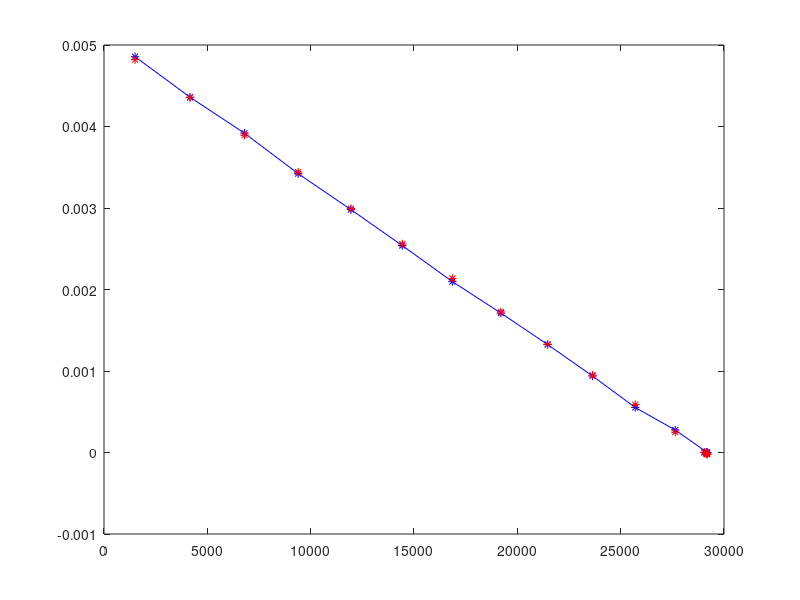
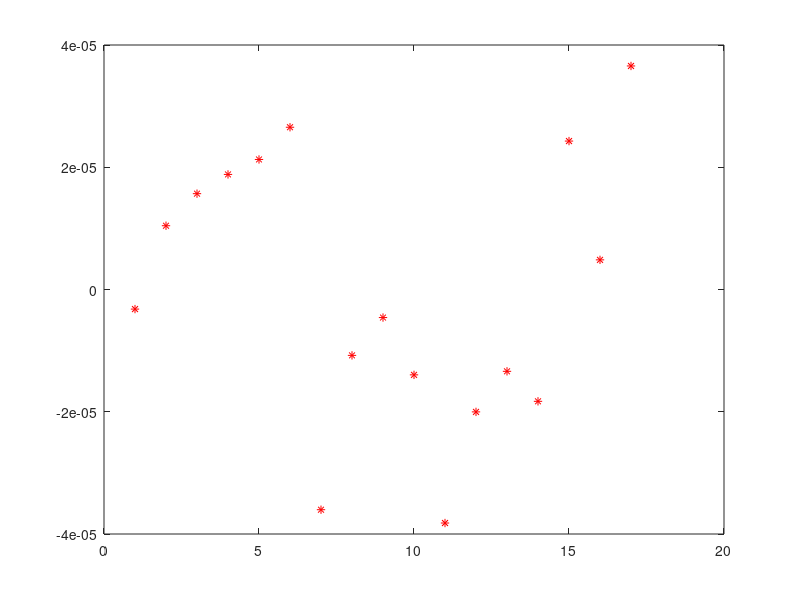

MATLAB code to generate these figures, in order: (Note: this script raises an error after producing the figures.)
%%%%%%%%%%%%%%%%%%%%%%%%%%%%%%%%%%%%%%%%%%%%%%%%%%%%%%%%%%%%%%%%%%%%%%%%%%%%%%%%%%%%%%%%%%%%
% procedura di calibrazione degli specchi:                                                 %
% montare lo specchio con frontalmente un raggio laser che punti il piu' lontano           %
% possibile per misurare la corsa fatta dallo specchio mentre lo si pilota                 %
% l'angolo che si misura e' l'atan del rapporto tra movimento sul muro e distanza dal muro %
%%%%%%%%%%%%%%%%%%%%%%%%%%%%%%%%%%%%%%%%%%%%%%%%%%%%%%%%%%%%%%%%%%%%%%%%%%%%%%%%%%%%%%%%%%%%

%%%%%%%%%%%%%%%%%%%%%%%%%%%%%%%%%%%%%%%%%%%%%%%%%%%%%%%%%%%%%%%%%%%%%%%%%%%%%%%%%%%%%%%%%%%%%%%%%%%%%%%%%%%%%%%%%%%%%%%%%%%%%%%%%%
% step 1: questo step in realta' non serve tutte le volte, e' solo per verificare il range massimo in tensione della scheda HVC  %
%         che si sta utilizzando                                                                                                 %
%%%%%%%%%%%%%%%%%%%%%%%%%%%%%%%%%%%%%%%%%%%%%%%%%%%%%%%%%%%%%%%%%%%%%%%%%%%%%%%%%%%%%%%%%%%%%%%%%%%%%%%%%%%%%%%%%%%%%%%%%%%%%%%%%%

% relaisOn;
% 
% aoWrite('hvc_TT0_step_ptr_preshaper_cmd',round(sys_data.pres_buff_size/sys_data.cmdPreshTime/sys_data.cntFreq)*ones(sys_data.nAct,1),0:sys_data.nAct-1,1,sys_data.mirrorActMap);
% aoWrite('hvc_TT0_step_ptr_preshaper_curr',round(sys_data.pres_buff_size/sys_data.ffPreshTime/sys_data.cntFreq)*ones(sys_data.nAct,1),0:sys_data.nAct-1,1,sys_data.mirrorActMap);
% 
% aoWrite('hvc_TT0_sat_DAC_value', [65535 65535 65535 0],0:(sys_data.nAct-1));
% aoWrite('hvc_TT0_nsat_DAC_value',[    0     0     0 0],0:(sys_data.nAct-1));
% aoWrite('hvc_TT0_DAC_N2A_gain',  [    1     1     1 0],0:(sys_data.nAct-1));
% aoWrite('hvc_TT0_DAC_A2bit_gain',[    1     1     1 0],0:(sys_data.nAct-1));
% aoWrite('hvc_TT0_DAC_bit_offset',[    0     0     0 0],0:(sys_data.nAct-1));
% 
% dac_seq=[0:1024:57344 65535];
% for i=dac_seq(:)'
%    aoWrite('hvc_TT0_bias_current',i*ones(sys_data.nAct,1),0:sys_data.nAct-1);
%    pause(.5);
%    a=aoRead('hvc_DAC_value',0);
%    fprintf('ch #0: 0x%04x - ch #1: 0x%04x - ch #2: 0x%04x\n',bitand(a(1),65535),bitand(a(1)/65536,65535),bitand(a(2),65535));
%    pause;
% end
% 
% mirrorRip;
% 
% % acquisizione del canale #0 della scheda HVC SN #006
% vol_out=[89.8*ones(1,9) 86.2 82.6 78.9 75.2 71.4 67.7 63.9 60.2 56.4 52.7 48.9 45.1 41.4 37.6 33.8 30.1 26.4 22.6 18.8 15.1 11.3 7.53 3.76 0 -3.77 -7.55 -10.08*ones(1,23)];
% figure(1);
% plot(dac_seq,vol_out);
% figure(2);
% plot(dac_seq(1:end-1),diff(vol_out));

%%%%%%%%%%%%%%%%%%%%%%%%%%%%%%%%%%%%%%%%%%%%%%%%%%%%%%%%%%%%%%%%%%%%%%%%%%%%%%%%%%%%%%%%%%%%%%%%%%%%%%%%%%%%%%%%%%%%%%%%%%%%%%%%%%
% step 2: set dei guadagni del canale common che sono fissi e dipendono dall'HW                                                  %
%%%%%%%%%%%%%%%%%%%%%%%%%%%%%%%%%%%%%%%%%%%%%%%%%%%%%%%%%%%%%%%%%%%%%%%%%%%%%%%%%%%%%%%%%%%%%%%%%%%%%%%%%%%%%%%%%%%%%%%%%%%%%%%%%%

sys_data.DACV2BitGain_c  = -32768/120.51;             % questo e' un guadagno Volt2bit per il canale common ed e' calcolato dall'HW pero' il match con il misurato e' perfetto! (vedi step 1)
sys_data.DACBitOffset_c  = 32768;                     % 32768 bias in bit del canale common
sys_data.DAC_SatVal_c    = 90;                        % questa e' la tensione massima alla quale arriva il driver di tensione con gli alimentatori che abbiamo, anche se lo specchio accetterebbe di arrivare a +100V
sys_data.DAC_nSatVal_c   = 0;                         % si potrebbe arrivare a -10 ma lo specchio non e' molto contento quindi meglio lasciare 0

%%%%%%%%%%%%%%%%%%%%%%%%%%%%%%%%%%%%%%%%%%%%%%%%%%%%%%%%%%%%%%%%%%%%%%%%%%%%%%%%%%%%%%%%%%%%%%%%%%%%%%%%%%%%%%%%%%%%%%%%%%%%%%%%%%
% step 3: per una serie di valori di DAC misurare il movimento effettivo dello specchio sul muro e il corrispettivo strain gauge %
%%%%%%%%%%%%%%%%%%%%%%%%%%%%%%%%%%%%%%%%%%%%%%%%%%%%%%%%%%%%%%%%%%%%%%%%%%%%%%%%%%%%%%%%%%%%%%%%%%%%%%%%%%%%%%%%%%%%%%%%%%%%%%%%%%

% aoBufferArray(1).bufferName='buff_1';	                    % name of buffer, is not mandatory, just useful
% aoBufferArray(1).triggerPointer=0;		                    % pointer of trigger
% aoBufferArray(1).triggerDataType=3;		                    % trigger data type 1='single' 2='int32' 3='uint32'
% aoBufferArray(1).triggerDsp=0;			                    % number of DSP 0 or 1
% aoBufferArray(1).triggerMask=4294967295;                   % trigger mask (these bits are checked) normaly should be 0xFFFFFFFF
% aoBufferArray(1).triggerValue=0;                           % trigger value
% aoBufferArray(1).triggerCompare=0;		                    % trigger compare type: 0: none 1: "value<*pointer" 2: "value>*pointer" 3: "value=*pointer"
% aoBufferArray(1).dspPointer=aoGetAddress('hvc_TT1_distance'); % pointer of read/write element
% aoBufferArray(1).nrItem=2;	                                % size of single read/write operation normally=1
% aoBufferArray(1).dataType=1;				                    % data type 1='single' 2='int32' 3='uint32'
% aoBufferArray(1).dsp=0;					                    	  % which DSP 0 or 1
% aoBufferArray(1).len=16384;		                          % length of buffer
% aoBufferArray(1).decFactor=0;                              % decimation factor
% aoBufferArray(1).sdramPointerValue=0;	                    % pointer where to/from store/read data
% aoBufferArray(1).direction=0;				                    % direction 0=read data 1=write data
% aoBufferArray(1).circular=0;				                    % 0=linear 1=circular
% aoBufferArray(1).bufferNumber=1;			                    % which buffer number 1 to 6 for each board
% aoBufferArray(1).firstDsp=sys_data.hvc_board;              % first DSP where to write setup
% aoBufferArray(1).lastDsp=sys_data.hvc_board;               % last DSP where to write setup
% 
% relaisOn;
% 
% aoWrite('hvc_TT1_step_ptr_preshaper_cmd',round(sys_data.pres_buff_size/sys_data.cmdPreshTime/sys_data.cntFreq)*ones(sys_data.nAct,1),0:sys_data.nAct-1,1,sys_data.mirrorActMap);
% aoWrite('hvc_TT1_step_ptr_preshaper_curr',round(sys_data.pres_buff_size/sys_data.ffPreshTime/sys_data.cntFreq)*ones(sys_data.nAct,1),0:sys_data.nAct-1,1,sys_data.mirrorActMap);
% 
% aoWrite('hvc_TT1_sat_DAC_value', [65535 65535 sys_data.DAC_SatVal_c   0],0:(sys_data.nAct-1));
% aoWrite('hvc_TT1_nsat_DAC_value',[    0     0 sys_data.DAC_nSatVal_c  0],0:(sys_data.nAct-1));
% aoWrite('hvc_TT1_DAC_N2A_gain',  [    1     1 sys_data.DACN2AGain     0],0:(sys_data.nAct-1));
% aoWrite('hvc_TT1_DAC_A2bit_gain',[   -1    -1 sys_data.DACV2BitGain_c 0],0:(sys_data.nAct-1));
% aoWrite('hvc_TT1_DAC_bit_offset',[32768 32768 sys_data.DACBitOffset_c 0],0:(sys_data.nAct-1));
% aoWrite('hvc_TT1_dist_A_coeff',  [    1     1 0                       0],0:(sys_data.nAct-1));
% aoWrite('hvc_TT1_dist_B_coeff',  [    0     0 0                       0],0:(sys_data.nAct-1));
% 
% dac_seq=[32768:-2048:0]; % piu' su non vado perche' sono le tensioni negative
% x_pos=[];
% y_pos=[];
% for i=dac_seq(:)'
%    aoWrite('hvc_TT1_bias_current',[i 12288 84 0],0:sys_data.nAct-1); % metto il secondo asse a mid range (12288) - sul canale common metto una tensione di 84V che e' il massimo che riesco a dare senza andare a saturazione dell'amplificatore di alta tensione
% %    aoWrite('hvc_TT1_bias_current',[12288 i 84 0],0:sys_data.nAct-1); % metto il primo asse a mid range (12288) - sul canale common metto una tensione di 84V che e' il massimo che riesco a dare senza andare a saturazione dell'amplificatore di alta tensione
%    pause(.5);
%    aoBufferWriteSetup(aoBufferArray(1));
%    aoBufferStart(1,sys_data.hvc_board);
%    aoBufferWaitStop(1,sys_data.hvc_board);
%    xy_pos=aoBufferReadData(aoBufferArray(1));
%    xy_pos=reshape(xy_pos,2,aoBufferArray(1).len);
%    x_pos=[x_pos mean(xy_pos(1,:))];
%    y_pos=[y_pos mean(xy_pos(2,:))];
%    fprintf('mean x: %5.0f - mean y: %5.0f\n',mean(xy_pos(1,:)),mean(xy_pos(2,:)));
%    a=aoRead('hvc_DAC_value',0);
%    fprintf('ch #0: 0x%04x - ch #1: 0x%04x - ch #2: 0x%04x\n',bitand(a(1),65535),bitand(a(1)/65536,65535),bitand(a(2),65535));
%    pause(1);
% %    plot(xy_pos');
% end
% 
% mirrorRip;
% break;

% %------------------------------------------------------%
% % acquisizione dello specchio ARGOS SN #001            %
% %------------------------------------------------------%
% % movimento su asse x 
% x0_pos=[23323 23351 23363 23371 23376 23382 23385 23388 23391 22987 22397 21773 21123 20452 19760 19047 18318 17576 16821 16054 15275 14492 13696 12895 12086 11274 10448 9625 8795 7959 7116 6273 5423];
% x0_real_pos=[0 0 0 0 0 0 0 0 0 13 33 53 74 96 119 142 166 191 216 242 266 293 320 347 374 401 428 454 482 510 537 566 596];
% y0_pos=[14570 14570 14570 14570 14570 14569 14570 14569 14569 14579 14592 14605 14619 14634 14649 14665 14681 14698 14715 14732 14750 14768 14787 14806 14826 14846 14865 14886 14906 14927 14948 14969 14990];
% y0_real_pos=zeros(1,33);
% x0_real_pos=atan(x0_real_pos/9060)/2;
% x_poly=polyfit(x0_pos,x0_real_pos,1);
% figure(1);
% hold off;
% plot(x0_pos,x0_real_pos,'-*b');
% hold on;
% plot(x0_pos,polyval(x_poly,x0_pos),'*r');
% figure(2);
% plot(x0_real_pos-polyval(x_poly,x0_pos),'*r');
% % movimento su asse y
% x1_pos=[13495 13496 13496 13496 13496 13495 13495 13495 13494 13502 13514 13528 13542 13556 13571 13587 13604 13620 13638 13656 13675 13694 13714 13735 13754 13777 13798 13820 13842 13864 13885 13908 13930];
% x1_real_pos=zeros(1,33);
% y1_pos=[23788 23836 23853 23864 23872 23878 23883 23888 23891 23572 23071 22531 21953 21332 20675 19980 19256 18509 17744 16969 16186 15382 14560 13719 12856 11971 11066 10150 9227 8288 7344 6397 5445];
% y1_real_pos=589-[589 589 589 589 589 589 589 589 589 578 562 546 527 508 487 466 440 418 393 368 343 318 294 264 236 208 180 151 121 91 61 30 0];
% y1_real_pos=atan(y1_real_pos/9060)/2;
% y_poly=polyfit(y1_pos,y1_real_pos,1);
% figure(1);
% hold off;
% plot(y1_pos,y1_real_pos,'-*b');
% hold on;
% plot(y1_pos,polyval(y_poly,y1_pos),'*r');
% figure(2);
% plot(y1_real_pos-polyval(y_poly,y1_pos),'*r');
%------------------------------------------------------%
% acquisizione dello specchio MAGELLAN PI330.4SL       %
%------------------------------------------------------%
% movimento su asse x 
x0_pos=[29810 29900 29936 29958 29975 28282 26263 24122 21877 19553 17152 14684 12150 9554 6912 4219 1486];
x0_real_pos=90-[90 90 90 90 90 85 78 72 65 57 50 41 34 25 17 9 0];
y0_pos=[14347 14358 14361 14363 14365 14370 14375 14379 14383 14387 14391 14394 14396 14398 14400 14402 14404];
y0_real_pos=zeros(1,13);
x0_real_pos=atan(x0_real_pos/9060)/2;
x_poly=polyfit(x0_pos,x0_real_pos,1);
figure(1);
hold off;
plot(x0_pos,x0_real_pos,'-*b');
hold on;
plot(x0_pos,polyval(x_poly,x0_pos),'*r');
figure(2);
plot(x0_real_pos-polyval(x_poly,x0_pos),'*r');
% movimento su asse y
x1_pos=[14428 14435 14437 14439 14441 14438 14435 14433 14429 14426 14426 14422 14421 14420 14418 14419 14419];
x1_real_pos=zeros(1,13);
y1_pos=[29049 29127 29157 29175 29189 27641 25705 23640 21466 19203 16855 14434 11947 9394 6797 4161 1502];
y1_real_pos=[0 0 0 0 0 5 10 17 24 31 38 46 54 62 71 79 88];
y1_real_pos=atan(y1_real_pos/9060)/2;
y_poly=polyfit(y1_pos,y1_real_pos,1);
figure(1);
hold off;
plot(y1_pos,y1_real_pos,'-*b');
hold on;
plot(y1_pos,polyval(y_poly,y1_pos),'*r');
figure(2);
plot(y1_real_pos-polyval(y_poly,y1_pos),'*r');

%%%%%%%%%%%%%%%%%%%%%%%%%%%%%%%%%%%%%%%%%%%%%%%%%%%%%%%%%%%%%%%%%%%%%%%%%%%%%%%%%%%%%%%%%%%%%%%%%%%%%%%%%%%%%%%%%%%%%%%%%%%%%%%%%%
% step 4: calcolo dei guadagni dell'ADC                                                                                          %
%%%%%%%%%%%%%%%%%%%%%%%%%%%%%%%%%%%%%%%%%%%%%%%%%%%%%%%%%%%%%%%%%%%%%%%%%%%%%%%%%%%%%%%%%%%%%%%%%%%%%%%%%%%%%%%%%%%%%%%%%%%%%%%%%%

sys_data.ADCbit2rad_x    = -x_poly(1);                % questo guadagno viene fuori dal fitting lineare acquisito allo step #2 (muro + strain gauge)
sys_data.ADCbit2rad_y    = -y_poly(1);                % questo guadagno viene fuori dal fitting lineare acquisito allo step #2 (muro + strain gauge)
sys_data.ADCradOffset_x  = (max(x0_real_pos)+min(x0_real_pos))/2-x_poly(2); % la posizione centrale e' presa come la meta' dell'escursione massima
sys_data.ADCradOffset_y  = (max(y1_real_pos)+min(y1_real_pos))/2-y_poly(2); % la posizione centrale e' presa come la meta' dell'escursione massima

%%%%%%%%%%%%%%%%%%%%%%%%%%%%%%%%%%%%%%%%%%%%%%%%%%%%%%%%%%%%%%%%%%%%%%%%%%%%%%%%%%%%%%%%%%%%%%%%%%%%%%%%%%%%%%%%%%%%%%%%%%%%%%%%%%
% step 5: verifica del centro e del guadagno del coefficiente ADC to rad con loop chiuso                                         %
%%%%%%%%%%%%%%%%%%%%%%%%%%%%%%%%%%%%%%%%%%%%%%%%%%%%%%%%%%%%%%%%%%%%%%%%%%%%%%%%%%%%%%%%%%%%%%%%%%%%%%%%%%%%%%%%%%%%%%%%%%%%%%%%%%

% aoBufferArray(1).bufferName='buff_1';	                   % name of buffer, is not mandatory, just useful
% aoBufferArray(1).triggerPointer=0;		                   % pointer of trigger
% aoBufferArray(1).triggerDataType=3;		                   % trigger data type 1='single' 2='int32' 3='uint32'
% aoBufferArray(1).triggerDsp=0;			                      % number of DSP 0 or 1
% aoBufferArray(1).triggerMask=4294967295;                   % trigger mask (these bits are checked) normaly should be 0xFFFFFFFF
% aoBufferArray(1).triggerValue=0;                           % trigger value
% aoBufferArray(1).triggerCompare=0;		                    % trigger compare type: 0: none 1: "value<*pointer" 2: "value>*pointer" 3: "value=*pointer"
% aoBufferArray(1).dspPointer=aoGetAddress('hvc_TT1_distance'); % pointer of read/write element
% aoBufferArray(1).nrItem=2;	                               % size of single read/write operation normally=1
% aoBufferArray(1).dataType=1;				                   % data type 1='single' 2='int32' 3='uint32'
% aoBufferArray(1).dsp=0;					                    	 % which DSP 0 or 1
% aoBufferArray(1).len=16384;		                            % length of buffer
% aoBufferArray(1).decFactor=0;                              % decimation factor
% aoBufferArray(1).sdramPointerValue=0;	                   % pointer where to/from store/read data
% aoBufferArray(1).direction=0;				                   % direction 0=read data 1=write data
% aoBufferArray(1).circular=0;				                   % 0=linear 1=circular
% aoBufferArray(1).bufferNumber=1;			                   % which buffer number 1 to 6 for each board
% aoBufferArray(1).firstDsp=sys_data.hvc_board;              % first DSP where to write setup
% aoBufferArray(1).lastDsp=sys_data.hvc_board;               % last DSP where to write setup
% aoBufferWriteSetup(aoBufferArray(1));
% 
% relaisOn;
% 
% aoWrite('hvc_TT1_step_ptr_preshaper_cmd',round(sys_data.pres_buff_size/sys_data.cmdPreshTime/sys_data.cntFreq)*ones(sys_data.nAct,1),0:sys_data.nAct-1,1,sys_data.mirrorActMap);
% aoWrite('hvc_TT1_step_ptr_preshaper_curr',round(sys_data.pres_buff_size/sys_data.ffPreshTime/sys_data.cntFreq)*ones(sys_data.nAct,1),0:sys_data.nAct-1,1,sys_data.mirrorActMap);
% 
% aoWrite('hvc_TT1_sat_DAC_value', [65535                   65535                   sys_data.DAC_SatVal_c   0],0:(sys_data.nAct-1));
% aoWrite('hvc_TT1_nsat_DAC_value',[    0                       0                   sys_data.DAC_nSatVal_c  0],0:(sys_data.nAct-1));
% aoWrite('hvc_TT1_DAC_N2A_gain',  [    1                       1                   sys_data.DACN2AGain     0],0:(sys_data.nAct-1));
% aoWrite('hvc_TT1_DAC_A2bit_gain',[ -1e5                    -1e5                   sys_data.DACV2BitGain_c 0],0:(sys_data.nAct-1));
% aoWrite('hvc_TT1_DAC_bit_offset',[32768                   32768                   sys_data.DACBitOffset_c 0],0:(sys_data.nAct-1));
% aoWrite('hvc_TT1_dist_A_coeff',  [sys_data.ADCbit2rad_x   sys_data.ADCbit2rad_y   0                       0],0:(sys_data.nAct-1));
% aoWrite('hvc_TT1_dist_B_coeff',  [sys_data.ADCradOffset_x sys_data.ADCradOffset_y 0                       0],0:(sys_data.nAct-1));
% 
% aoWrite('hvc_TT1_pos_command',zeros(sys_data.nAct,1),0:sys_data.nAct-1);
% aoWrite('hvc_TT1_curr_command',zeros(sys_data.nAct,1),0:sys_data.nAct-1);
% aoWrite('hvc_TT1_bias_current',[0.12288 0.12288 84 0],0:sys_data.nAct-1);
% pause(.5);
% aoBufferStart(1,sys_data.hvc_board);
% aoBufferWaitStop(1,sys_data.hvc_board);
% xy_pos=aoBufferReadData(aoBufferArray(1));
% xy_pos=reshape(xy_pos,2,aoBufferArray(1).len);
% x_pos=mean(xy_pos(1,:));
% y_pos=mean(xy_pos(2,:));
% aoWrite('hvc_TT1_bias_command',[x_pos y_pos 0 0],0:sys_data.nAct-1);
% aoWrite('hvc_TT1_control_enable',[1 1],0:1);
% aoWrite('hvc_TT1_post_loop_gain',sys_data.post_loop_gain,0:sys_data.nAct-1);
% pause(.1);
% aoWrite('hvc_TT1_pre_loop_gain',sys_data.pre_loop_gain,0:sys_data.nAct-1);
% pause(.1);
% aoWrite('hvc_TT1_bias_command',[0 0 0 0],0:sys_data.nAct-1);

% % a questo punto per tentativi cercare il centro dello specchio con una serie di:
% % aoWrite('hvc_TT1_dist_B_coeff',  [-.xxx -.xxx 0 0],0:(sys_data.nAct-1));

% %------------------------------------------------------%
% % calibrazione per specchio ARGOS SN #001              %
% %------------------------------------------------------%
% sys_data.ADCradOffset_x  = -.024;
% sys_data.ADCradOffset_y  = -.026;
% aoWrite('hvc_TT1_dist_B_coeff',[sys_data.ADCradOffset_x sys_data.ADCradOffset_y 0 0],0:(sys_data.nAct-1));
% % check del guadagno: PERFETTO!!!
% aoWrite('hvc_TT1_bias_command',[+15e-3 0 0 0],0:sys_data.nAct-1); % +15 mrad
% aoWrite('hvc_TT1_bias_command',[-15e-3 0 0 0],0:sys_data.nAct-1); % -15 mrad
% x_real_pos=541;
% disp(atan(x_real_pos/9060)/2);
% aoWrite('hvc_TT1_bias_command',[0 +12e-3 0 0],0:sys_data.nAct-1); % +12 mrad
% aoWrite('hvc_TT1_bias_command',[0 -12e-3 0 0],0:sys_data.nAct-1); % -12 mrad
% y_real_pos=432;
% disp(atan(y_real_pos/9060)/2);

% %------------------------------------------------------%
% % acquisizione dello specchio MAGELLAN PI330.4SL       %
% %------------------------------------------------------%
sys_data.ADCradOffset_x  = -.0025;
sys_data.ADCradOffset_y  = -.0025;
% aoWrite('hvc_TT1_dist_B_coeff',[sys_data.ADCradOffset_x sys_data.ADCradOffset_y 0 0],0:(sys_data.nAct-1));
% % check del guadagno: PERFETTO!!!
% aoWrite('hvc_TT1_bias_command',[+2.0e-3 0 0 0],0:sys_data.nAct-1); % +2.0 mrad
% aoWrite('hvc_TT1_bias_command',[-2.0e-3 0 0 0],0:sys_data.nAct-1); % -2.0 mrad
% x_real_pos=72;
% disp(atan(x_real_pos/9060)/2);
% aoWrite('hvc_TT1_bias_command',[0 +2.0e-3 0 0],0:sys_data.nAct-1); % +2.0 mrad
% aoWrite('hvc_TT1_bias_command',[0 -2.0e-3 0 0],0:sys_data.nAct-1); % -2.0 mrad
% y_real_pos=72;
% disp(atan(y_real_pos/9060)/2);

%%%%%%%%%%%%%%%%%%%%%%%%%%%%%%%%%%%%%%%%%%%%%%%%%%%%%%%%%%%%%%%%%%%%%%%%%%%%%%%%%%%%%%%%%%%%%%%%%%%%%%%%%%%%%%%%%%%%%%%%%%%%%%%%%%
% step 5: misura dei guadagni del DAC da Volt a rad mettendo lo specchio in close loop e utilizzando la misura degli strain      %
%         gauge che dai passi prima e' calibrata in radianti                                                                     %
%%%%%%%%%%%%%%%%%%%%%%%%%%%%%%%%%%%%%%%%%%%%%%%%%%%%%%%%%%%%%%%%%%%%%%%%%%%%%%%%%%%%%%%%%%%%%%%%%%%%%%%%%%%%%%%%%%%%%%%%%%%%%%%%%%

aoBufferArray(1).bufferName='buff_1';	                    % name of buffer, is not mandatory, just useful
aoBufferArray(1).triggerPointer=0;		                    % pointer of trigger
aoBufferArray(1).triggerDataType=3;		                    % trigger data type 1='single' 2='int32' 3='uint32'
aoBufferArray(1).triggerDsp=0;			                    % number of DSP 0 or 1
aoBufferArray(1).triggerMask=4294967295;                   % trigger mask (these bits are checked) normaly should be 0xFFFFFFFF
aoBufferArray(1).triggerValue=0;                           % trigger value
aoBufferArray(1).triggerCompare=0;		                    % trigger compare type: 0: none 1: "value<*pointer" 2: "value>*pointer" 3: "value=*pointer"
aoBufferArray(1).dspPointer=aoGetAddress('hvc_TT1_distance'); % pointer of read/write element
aoBufferArray(1).nrItem=2;	                                % size of single read/write operation normally=1
aoBufferArray(1).dataType=1;				                    % data type 1='single' 2='int32' 3='uint32'
aoBufferArray(1).dsp=0;					                    	  % which DSP 0 or 1
aoBufferArray(1).len=16384;		                          % length of buffer
aoBufferArray(1).decFactor=0;                              % decimation factor
aoBufferArray(1).sdramPointerValue=0;	                    % pointer where to/from store/read data
aoBufferArray(1).direction=0;				                    % direction 0=read data 1=write data
aoBufferArray(1).circular=0;				                    % 0=linear 1=circular
aoBufferArray(1).bufferNumber=1;			                    % which buffer number 1 to 6 for each board
aoBufferArray(1).firstDsp=sys_data.hvc_board;              % first DSP where to write setup
aoBufferArray(1).lastDsp=sys_data.hvc_board;               % last DSP where to write setup
aoBufferArray(2).bufferName='buff_2';	                    % name of buffer, is not mandatory, just useful
aoBufferArray(2).triggerPointer=0;		                    % pointer of trigger
aoBufferArray(2).triggerDataType=3;		                    % trigger data type 1='single' 2='int32' 3='uint32'
aoBufferArray(2).triggerDsp=0;			                    % number of DSP 0 or 1
aoBufferArray(2).triggerMask=4294967295;                   % trigger mask (these bits are checked) normaly should be 0xFFFFFFFF
aoBufferArray(2).triggerValue=0;                           % trigger value
aoBufferArray(2).triggerCompare=0;		                    % trigger compare type: 0: none 1: "value<*pointer" 2: "value>*pointer" 3: "value=*pointer"
aoBufferArray(2).dspPointer=aoGetAddress('hvc_TT1_float_DAC_value'); % pointer of read/write element
aoBufferArray(2).nrItem=2;	                                % size of single read/write operation normally=1
aoBufferArray(2).dataType=1;				                    % data type 1='single' 2='int32' 3='uint32'
aoBufferArray(2).dsp=0;					                    	  % which DSP 0 or 1
aoBufferArray(2).len=16384;		                          % length of buffer
aoBufferArray(2).decFactor=0;                              % decimation factor
aoBufferArray(2).sdramPointerValue=aoBufferArray(1).sdramPointerValue+aoBufferArray(1).nrItem*aoBufferArray(1).len; % pointer where to/from store/read data
aoBufferArray(2).direction=0;				                    % direction 0=read data 1=write data
aoBufferArray(2).circular=0;				                    % 0=linear 1=circular
aoBufferArray(2).bufferNumber=2;			                    % which buffer number 1 to 6 for each board
aoBufferArray(2).firstDsp=sys_data.hvc_board;              % first DSP where to write setup
aoBufferArray(2).lastDsp=sys_data.hvc_board;               % last DSP where to write setup
aoBufferWriteSetup(aoBufferArray(1:2));

relaisOn;

aoWrite('hvc_TT1_step_ptr_preshaper_cmd',round(sys_data.pres_buff_size/sys_data.cmdPreshTime/sys_data.cntFreq)*ones(sys_data.nAct,1),0:sys_data.nAct-1,1,sys_data.mirrorActMap);
aoWrite('hvc_TT1_step_ptr_preshaper_curr',round(sys_data.pres_buff_size/sys_data.ffPreshTime/sys_data.cntFreq)*ones(sys_data.nAct,1),0:sys_data.nAct-1,1,sys_data.mirrorActMap);

aoWrite('hvc_TT1_sat_DAC_value', [65535                   65535                   sys_data.DAC_SatVal_c   0],0:(sys_data.nAct-1));
aoWrite('hvc_TT1_nsat_DAC_value',[    0                       0                   sys_data.DAC_nSatVal_c  0],0:(sys_data.nAct-1));
aoWrite('hvc_TT1_DAC_N2A_gain',  [    1                       1                   sys_data.DACN2AGain     0],0:(sys_data.nAct-1));
aoWrite('hvc_TT1_DAC_A2bit_gain',[ -1e5                    -1e5                   sys_data.DACV2BitGain_c 0],0:(sys_data.nAct-1));
aoWrite('hvc_TT1_DAC_bit_offset',[32768                   32768                   sys_data.DACBitOffset_c 0],0:(sys_data.nAct-1));
aoWrite('hvc_TT1_dist_A_coeff',  [sys_data.ADCbit2rad_x   sys_data.ADCbit2rad_y   0                       0],0:(sys_data.nAct-1));
aoWrite('hvc_TT1_dist_B_coeff',  [sys_data.ADCradOffset_x sys_data.ADCradOffset_y 0                       0],0:(sys_data.nAct-1));

aoWrite('hvc_TT1_pos_command',zeros(sys_data.nAct,1),0:sys_data.nAct-1);
aoWrite('hvc_TT1_curr_command',zeros(sys_data.nAct,1),0:sys_data.nAct-1);
aoWrite('hvc_TT1_bias_current',[0.12288 0.12288 84 0],0:sys_data.nAct-1);
pause(.5);
aoBufferStart(1,sys_data.hvc_board);
aoBufferWaitStop(1,sys_data.hvc_board);
xy_pos=aoBufferReadData(aoBufferArray(1));
xy_pos=reshape(xy_pos,2,aoBufferArray(1).len);
x_pos=mean(xy_pos(1,:));
y_pos=mean(xy_pos(2,:));
aoWrite('hvc_TT1_bias_command',[x_pos y_pos 0 0],0:sys_data.nAct-1);
aoWrite('hvc_TT1_control_enable',[1 1],0:1);
aoWrite('hvc_TT1_post_loop_gain',sys_data.post_loop_gain,0:sys_data.nAct-1);
pause(.1);
aoWrite('hvc_TT1_pre_loop_gain',sys_data.pre_loop_gain,0:sys_data.nAct-1);
pause(.1);
aoWrite('hvc_TT1_bias_command',[0 0 0 0],0:sys_data.nAct-1);
pause(.5);
% aoWrite('hvc_TT1_bias_command',[12e-3 0 0 0],0:sys_data.nAct-1); % +12 mrad - for PI334
aoWrite('hvc_TT1_bias_command',[2.0e-3 0 0 0],0:sys_data.nAct-1); % +2 mrad - for PI330
pause(.5);
aoBufferStart(1:2,sys_data.hvc_board);
aoBufferWaitStop(1,sys_data.hvc_board);
xy_pos=aoBufferReadData(aoBufferArray(1));
xy_pos=reshape(xy_pos,2,aoBufferArray(1).len);
x0_pos=mean(xy_pos(1,:));
y0_pos=mean(xy_pos(2,:));
xy_cmd=aoBufferReadData(aoBufferArray(2));
xy_cmd=reshape(xy_cmd,2,aoBufferArray(2).len);
x0_cmd=mean(xy_cmd(1,:));
y0_cmd=mean(xy_cmd(2,:));
% aoWrite('hvc_TT1_bias_command',[-12e-3 0 0 0],0:sys_data.nAct-1); % -12 mrad - for PI334
aoWrite('hvc_TT1_bias_command',[-2.0e-3 0 0 0],0:sys_data.nAct-1); % -2 mrad - for PI330
pause(.5);
aoBufferStart(1:2,sys_data.hvc_board);
aoBufferWaitStop(1,sys_data.hvc_board);
xy_pos=aoBufferReadData(aoBufferArray(1));
xy_pos=reshape(xy_pos,2,aoBufferArray(1).len);
x1_pos=mean(xy_pos(1,:));
y1_pos=mean(xy_pos(2,:));
xy_cmd=aoBufferReadData(aoBufferArray(2));
xy_cmd=reshape(xy_cmd,2,aoBufferArray(2).len);
x1_cmd=mean(xy_cmd(1,:));
y1_cmd=mean(xy_cmd(2,:));
sys_data.DACr2BitGain_x=-1e+5*(x0_cmd-x1_cmd)/(x0_pos-x1_pos);
aoWrite('hvc_TT1_bias_command',[0 0 0 0],0:sys_data.nAct-1);
pause(.5);
% aoWrite('hvc_TT1_bias_command',[0 12e-3 0 0],0:sys_data.nAct-1); % +12 mrad - for PI334
aoWrite('hvc_TT1_bias_command',[0 2.0e-3 0 0],0:sys_data.nAct-1); % +2 mrad - for PI330
pause(.5);
aoBufferStart(1:2,sys_data.hvc_board);
aoBufferWaitStop(1,sys_data.hvc_board);
xy_pos=aoBufferReadData(aoBufferArray(1));
xy_pos=reshape(xy_pos,2,aoBufferArray(1).len);
x0_pos=mean(xy_pos(1,:));
y0_pos=mean(xy_pos(2,:));
xy_cmd=aoBufferReadData(aoBufferArray(2));
xy_cmd=reshape(xy_cmd,2,aoBufferArray(2).len);
x0_cmd=mean(xy_cmd(1,:));
y0_cmd=mean(xy_cmd(2,:));
% aoWrite('hvc_TT1_bias_command',[0 -12e-3 0 0],0:sys_data.nAct-1); % -12 mrad - for PI334
aoWrite('hvc_TT1_bias_command',[0 -2.0e-3 0 0],0:sys_data.nAct-1); % -2 mrad - for PI330
pause(.5);
aoBufferStart(1:2,sys_data.hvc_board);
aoBufferWaitStop(1,sys_data.hvc_board);
xy_pos=aoBufferReadData(aoBufferArray(1));
xy_pos=reshape(xy_pos,2,aoBufferArray(1).len);
x1_pos=mean(xy_pos(1,:));
y1_pos=mean(xy_pos(2,:));
xy_cmd=aoBufferReadData(aoBufferArray(2));
xy_cmd=reshape(xy_cmd,2,aoBufferArray(2).len);
x1_cmd=mean(xy_cmd(1,:));
y1_cmd=mean(xy_cmd(2,:));
sys_data.DACr2BitGain_y=-1e+5*(y0_cmd-y1_cmd)/(y0_pos-y1_pos);

mirrorRip;

a=aoRead('hvc_DAC_value',0);
fprintf('ch #0: 0x%04x - ch #1: 0x%04x - ch #2: 0x%04x\n',bitand(a(1),65535),bitand(a(1)/65536,65535),bitand(a(2),65535));
